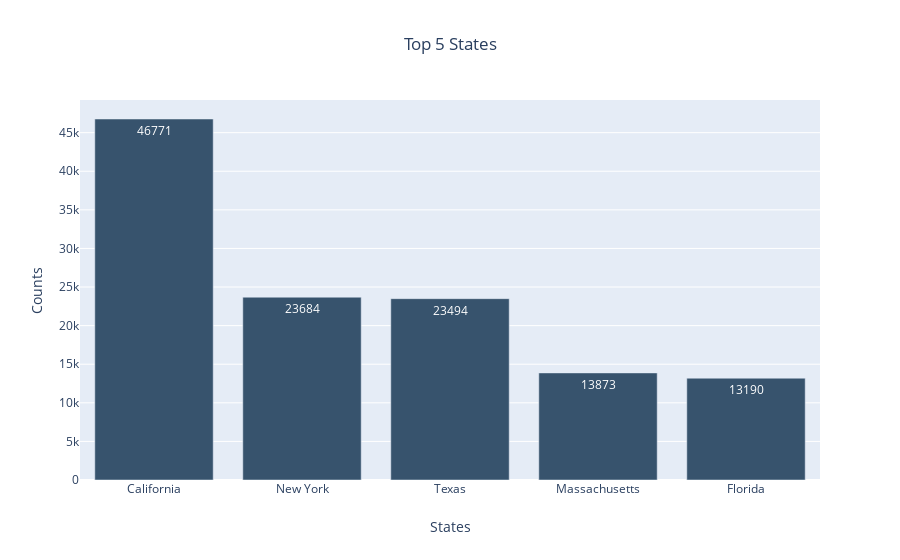

This figure's notebook cell:
### Markdown cell above
## Figure 3

### Code cell
counts_plot(df, 'location',  x_axis='States', y_axis='Counts', title='Top 5 States', location=True)

### Figure 1 — Plotly figure (JSON) as saved in the notebook; plotly's stock layout.template omitted (floating-point values rounded to 4 significant figures)
{"data": [{"hoverinfo": "text", "hovertext": ["Total counts of `California` is 46771", "Total counts of `New York` is 23684", "Total counts of `Texas` is 23494", "Total counts of `Massachusetts` is 13873", "Total counts of `Florida` is 13190"], "marker": {"color": "rgb(55, 83, 109)"}, "text": ["46771", "23684", "23494", "13873", "13190"], "textposition": "auto", "type": "bar", "x": ["California", "New York", "Texas", "Massachusetts", "Florida"], "y": [46771, 23684, 23494, 13873, 13190]}], "layout": {"title": {"text": "Top 5 States", "x": 0.5}, "xaxis": {"title": {"text": "States"}}, "yaxis": {"title": {"text": "Counts"}}}}
